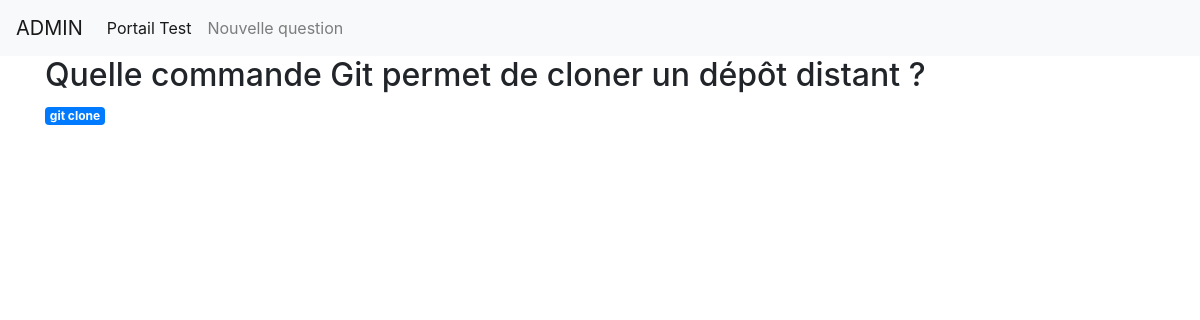
/admin/10, run on the app's committed database.
### tables this page shows
CREATE TABLE questions (
    id INTEGER PRIMARY KEY AUTOINCREMENT,
    qcm INTEGER NOT NULL,
    question TEXT NOT NULL,
    answer TEXT NOT NULL
);

### app_qcm.py (the view)
@app.route('/admin/<int:post_id>')
def post(post_id):
    post = get_post(post_id)
    option = get_option(post_id)
    return render_template('post_qcm.html', post=post, option=option)

### app_qcm.py (called while the page is built)
def get_db_connection():
    conn = sqlite3.connect('database_qcm.db')
    conn.row_factory = sqlite3.Row
    return conn

def get_post(post_id):
    conn = get_db_connection()
    post = conn.execute('SELECT * FROM questions WHERE id = ?',
                        (post_id,)).fetchone()
    conn.close()
    if post is None:
        abort(404)
    return post

def get_option(question_id):
    conn = get_db_connection()
    option = conn.execute('SELECT * FROM options WHERE question_id = ?',
                        (question_id,)).fetchall()
    conn.close()
    if post is None:
        abort(404)
    return option

### templates/post_qcm.html (shortened to what this page needs)
{% extends 'base_qcm.html' %}
{% block content %}
    <h2>{% block title %} {{ post['question'] }} {% endblock %}</h2>
    <span class="badge badge-primary">{{ post['answer'] }}</span>
{% endblock %}

### data on the page
questions: question "Quelle commande Git permet de cloner un dépôt distant ?", answer "git clone"
